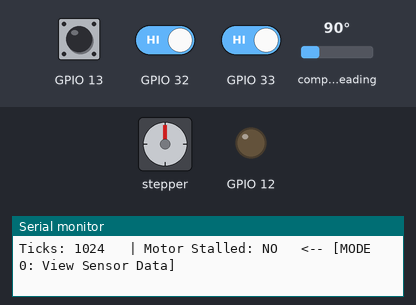
Recording of a program running on a simulated ESP32. On the bench: stepper motor, output pins drawn as LEDs (lit = HIGH), the last lines printed to the serial monitor. The inputs (shaded band) are chosen by the test bench; at power-on: GPIO 13 HIGH, GPIO 32 HIGH, GPIO 33 HIGH, compass heading 90°. Stepper angles assume 200 steps per turn.

Above: at 2.2 s.
2.3 s: GPIO 13 pulled LOW for 0.15 s
3.9 s: GPIO 32 driven LOW and GPIO 33 driven LOW
5.5 s: GPIO 13 pulled LOW for 1 s
8.0 s: GPIO 13 pulled LOW for 0.15 s
At 8.15 s:
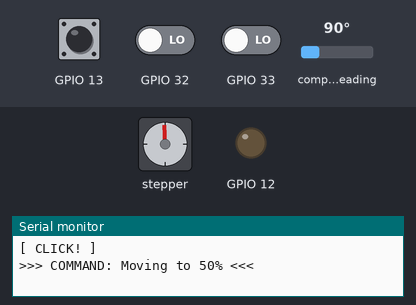
At 8.69 s:
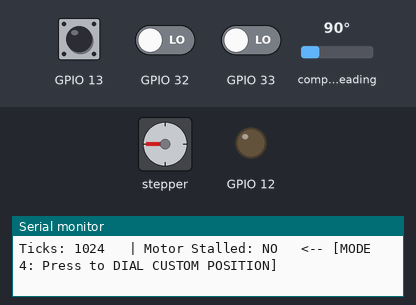
11.0 s: compass heading set to 269°
At 11.54 s:
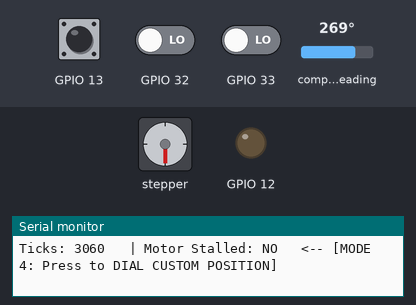
14.0 s: GPIO 33 driven HIGH
Timing chart, 0 to 17.0 s (numbered marks = the images above; inputs shaded):
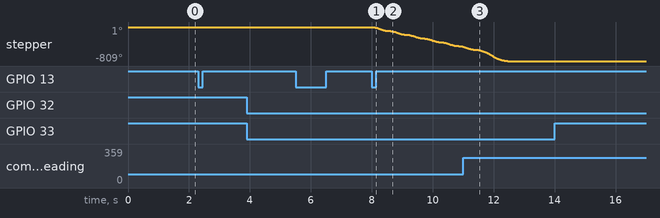

The program:

main.cpp
```cpp
#include <Arduino.h>
#include "magnetic_encoder.h"
#include "rotary_encoder.h"
#include "motor.h"

// --- Pin Definitions ---
// AS5600 I2C
#define I2C_SDA 21
#define I2C_SCL 22

// Rotary Encoder
#define ROTARY_CLK 32
#define ROTARY_DT 33
#define ROTARY_SW 13

// TMC2208 Motor Driver
#define MOTOR_STEP 27
#define MOTOR_DIR 14
#define MOTOR_EN 12

// --- Object Instantiation ---
MagneticEncoder magEncoder;
RotaryEncoder rotEncoder(ROTARY_CLK, ROTARY_DT, ROTARY_SW);
Motor myMotor(MOTOR_STEP, MOTOR_DIR, MOTOR_EN, &magEncoder);

// --- FreeRTOS Task Handle ---
TaskHandle_t Core1TaskHandle;

// --- Mini UI State Machine ---
int testMenuState = 0;
const int MAX_STATES = 4; // Now 5 states (0 to 4)
// State 0 = View Positions
// State 1 = Set Open Limit (100%)
// State 2 = Set Closed Limit (0%)
// State 3 = Toggle Full Open / Full Close
// State 4 = Dial Custom Position

bool isDialing = false;
int targetPercent = 50;
bool isOpening = false; // Tracks toggle state for Mode 3

// Timers for non-blocking operations
unsigned long lastPrintTime = 0;

// ==============================================================================
// CORE 1 TASK: The Real-Time Hardware Loop
// ==============================================================================
void Core1Task(void *pvParameters) {
    for (;;) {
        // 1. Constantly update absolute encoder to catch multi-turns [cite: 15, 140]
        magEncoder.update();

        // 2. Step the motor non-stop using our AccelStepper wrapper [cite: 139]
        myMotor.update();

        // Yield for 1 tick to keep the FreeRTOS Watchdog happy [cite: 179, 180]
        vTaskDelay(pdMS_TO_TICKS(1));
    }
}

// ==============================================================================
// CORE 0 TASK: Setup & UI Loop
// ==============================================================================
void setup() {
    Serial.begin(115200);
    delay(1000);

    Serial.println("--- BLINDS MASTER TESTBED ---");

    // 1. Initialize Magnetic Encoder
    if (!magEncoder.begin(I2C_SDA, I2C_SCL)) {
        Serial.println("ERROR: AS5600 not found! Check I2C wiring.");
        while (1);
    }

    // 2. Initialize Rotary Encoder
    rotEncoder.begin();

    // 3. Initialize Motor (Placeholder ratio: 1.0 steps per tick for testing)
    myMotor.begin(200.0 / 4096.0); // Assuming 200 steps/rev and 4096 ticks/rev

    // 4. Pin the Hardware loop to Core 1 [cite: 129]
    // xTaskCreatePinnedToCore(
    //     Core1Task,
    //     "Core1Task",
    //     10000,
    //     NULL,
    //     1,
    //     &Core1TaskHandle,
    //     1
    // );

    Serial.println("System Ready. FreeRTOS running.");
    Serial.println("-----------------------------------------");
}

void loop() {
    // --- ROTARY ENCODER LOGIC ---
    int delta = rotEncoder.getDelta();

    if (delta != 0) {
        if (!isDialing) {
            // Normal behavior: Change menu state
            testMenuState += delta;
            if (testMenuState > MAX_STATES) testMenuState = 0;
            if (testMenuState < 0) testMenuState = MAX_STATES;

            Serial.print("\n>>> Switched to Mode: ");
            Serial.println(testMenuState);
        } else {
            // Dialing behavior: Change target percentage (increments of 5%)
            targetPercent += (delta * 5);
            targetPercent = constrain(targetPercent, 0, 100);
        }
    }

    // --- BUTTON CLICK LOGIC ---
    if (rotEncoder.isClicked()) {
        Serial.println("\n[ CLICK! ]");

        if (testMenuState == 1) {
            magEncoder.setOpenPosition();
            Serial.println(">>> SUCCESS: Open Position (100%) Registered! <<<");
        }
        else if (testMenuState == 2) {
            magEncoder.setClosedPosition();
            Serial.println(">>> SUCCESS: Closed Position (0%) Registered! <<<");
        }
        else if (testMenuState == 3) {
            // Toggle Open/Close
            isOpening = !isOpening;
            long targetTicks = isOpening ? magEncoder.getOpenPosition() : magEncoder.getClosedPosition();
            myMotor.moveToEncoderPosition(targetTicks);

            Serial.print(">>> COMMAND: Moving to Full ");
            Serial.println(isOpening ? "OPEN" : "CLOSED");
        }
        else if (testMenuState == 4) {
            // Enter or Exit Dialing Mode
            isDialing = !isDialing;

            if (!isDialing) {
                // We just exited dialing mode, execute the move!
                // Map the 0-100% to actual encoder ticks using the limits stored in the encoder
                long openLimit = magEncoder.getOpenPosition();
                long closedLimit = magEncoder.getClosedPosition();

                // Linear mapping from percentage to ticks
                long targetTicks = map(targetPercent, 0, 100, closedLimit, openLimit);

                myMotor.moveToEncoderPosition(targetTicks);

                Serial.print(">>> COMMAND: Moving to ");
                Serial.print(targetPercent);
                Serial.println("% <<<");
            } else {
                Serial.println(">>> DIALING MODE: Turn knob to set %, Click to execute. <<<");
            }
        }
    }

    // --- UI SERIAL PRINT (Core 0 only, runs every 300ms) ---
    if (millis() - lastPrintTime > 300) {
        lastPrintTime = millis();

        Serial.print("Ticks: ");
        Serial.print(magEncoder.getAbsolutePosition());
        Serial.print(" \t| Motor Stalled: ");
        Serial.print(myMotor.getStallState() ? "YES" : "NO");

        // Contextual UI Text
        if (testMenuState == 0) {
            Serial.print(" \t<-- [MODE 0: View Sensor Data]");
        }
        else if (testMenuState == 1) {
            Serial.print(" \t<-- [MODE 1: Press to SET OPEN]");
        }
        else if (testMenuState == 2) {
            Serial.print(" \t<-- [MODE 2: Press to SET CLOSED]");
        }
        else if (testMenuState == 3) {
            Serial.print(" \t<-- [MODE 3: Press to TOGGLE OPEN/CLOSE]");
        }
        else if (testMenuState == 4) {
            if (isDialing) {
                Serial.print(" \t<-- [DIALING]: Set Target -> ");
                Serial.print(targetPercent);
                Serial.print("%");
            } else {
                Serial.print(" \t<-- [MODE 4: Press to DIAL CUSTOM POSITION]");
            }
        }
        Serial.println();
    }

    magEncoder.update();

    myMotor.update();
}
```

Measured:
- after the input at 8.0 s, stepper: keeps turning counter-clockwise at about 157°/s, starting at once
